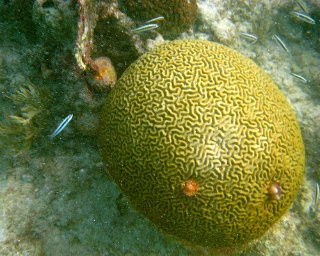
//> input picture Vitis-AI-Library/samples/classification/sample_classification.jpg, 320 x 256 px
$ ./xf_inrange_tb ../../../../../../../../../Vitis-AI-Library/samples/classification/sample_classification.jpg   (built with g++ and OpenCV 4)
//> lines starting //> are read from the running program, lines starting //| are printed output that depends on the picture; after the words box and inside, x2 and y2 are one past the last pixel; in counts of white or black regions, pixels touching at a corner belong together
// [15 lines of licence text are left out]

#include "common/xf_headers.hpp"
#include "xcl2.hpp"

int main(int argc, char** argv) {
    if (argc != 2) {
        fprintf(stderr, "Usage: %s <INPUT IMAGE PATH 1>\n", argv[0]);
        return EXIT_FAILURE;
    }

    cv::Mat in_img, out_img, ocv_ref, in_gray, diff;

// Reading in the image:
#if RGB
    in_img = cv::imread(argv[1], 1);
#else
    in_img = cv::imread(argv[1], 0);
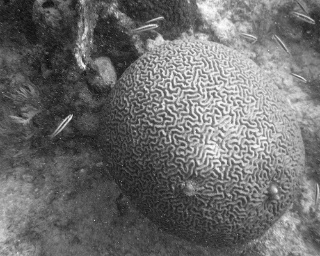
//> in_img: 256 rows x 320 cols, CV_8UC1; min 7, max 255, mean 109.2
#endif

    if (in_img.data == NULL) {
        fprintf(stderr, "ERROR: Cannot open image %s\n ", argv[1]);
        return EXIT_FAILURE;
    }

    // Create memory for outputs:
    ocv_ref.create(in_img.rows, in_img.cols, in_img.depth());
    out_img.create(in_img.rows, in_img.cols, in_img.depth());
    diff.create(in_img.rows, in_img.cols, in_img.depth());

    // Reference function in OpenCV:
    unsigned char lower_thresh = 50;
    unsigned char upper_thresh = 100;
    int height = in_img.rows;
//> height = 256
    int width = in_img.cols;
//> width = 320

#if RGB
    cv::inRange(in_img, cv::Scalar(lower_thresh, lower_thresh, lower_thresh),
                cv::Scalar(upper_thresh, upper_thresh, upper_thresh), ocv_ref);
#else
    cv::inRange(in_img, cv::Scalar(lower_thresh), cv::Scalar(upper_thresh), ocv_ref);
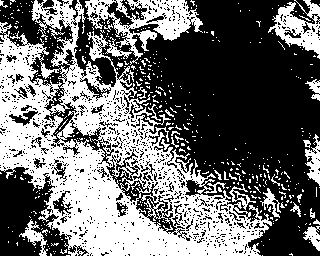
//> ocv_ref: 256 rows x 320 cols, CV_8UC1; 42.1% white; 470 white regions (438 under 20 px), largest, box (x1, y1, x2, y2) and area: (0, 0, 272, 256) 26696, (85, 0, 203, 65) 2697, (268, 0, 320, 59) 1367
#endif

    // OpenCL section:
    size_t image_in_size_bytes = in_img.rows * in_img.cols * in_img.channels() * sizeof(unsigned char);
//> image_in_size_bytes = 81920
    size_t image_out_size_bytes = image_in_size_bytes;
//> image_out_size_bytes = 81920

//> (the run ends here: the program needs code that is not available in this run, at `cl_int err;`)
